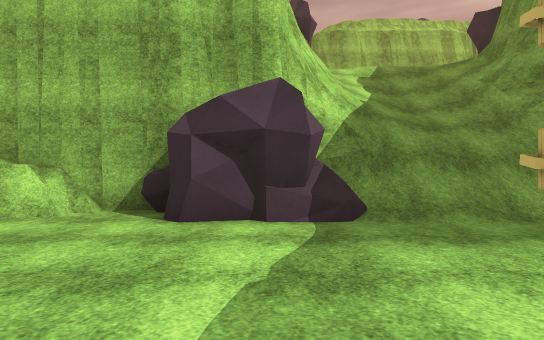
View 1 (above)

24 first-person views from a walk through a 3-D level made in the Unity game engine. The camera is 1.2 m above the floor, looks level and sees 70° across. The floor is counted in squares, 2 m on a side. Each view is taken from the middle of a square. On the plan, view 1 faces up. The plan holds only what a view shows up to about 11 squares ahead; the rest is blank. The place goes on beyond the plan. The player is left out. Some surface patterns are stand-ins.

View 2
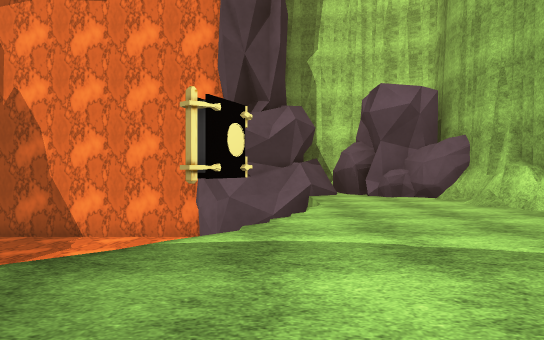

View 3
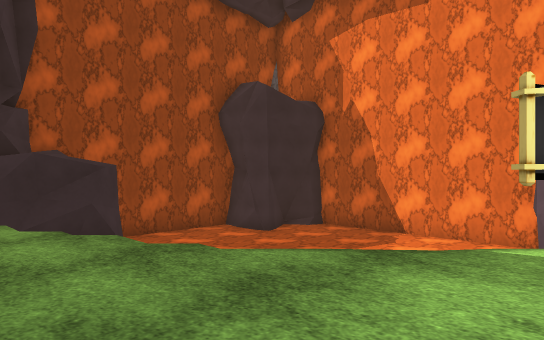

View 4
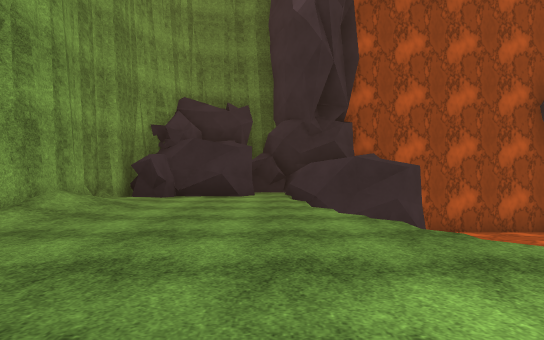

View 5
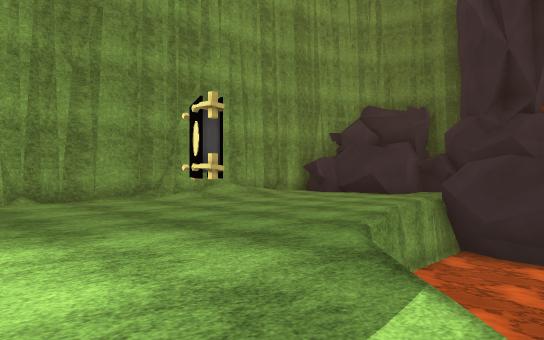

View 6
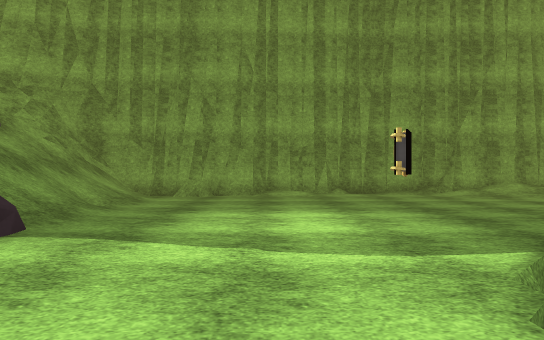

View 7
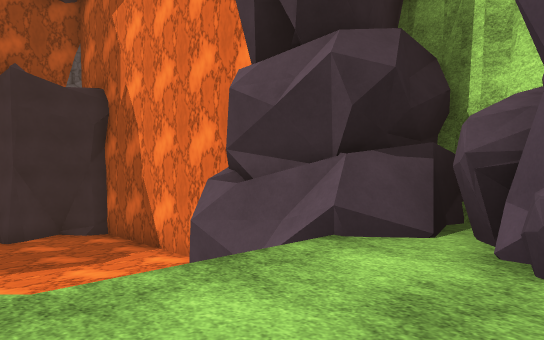

View 8
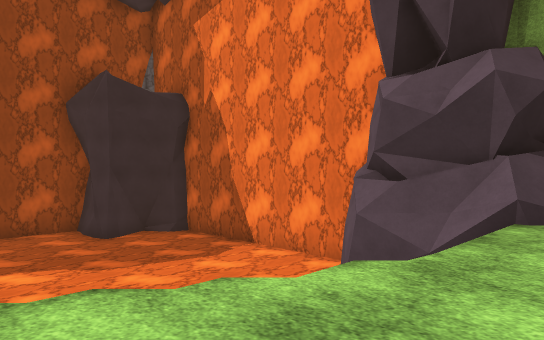

View 9
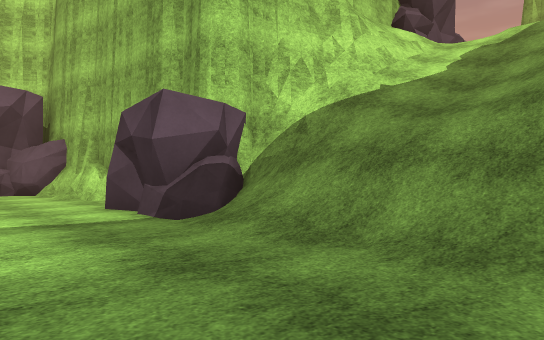

View 10
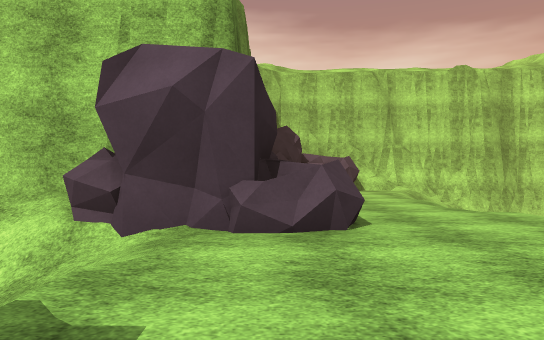

View 11
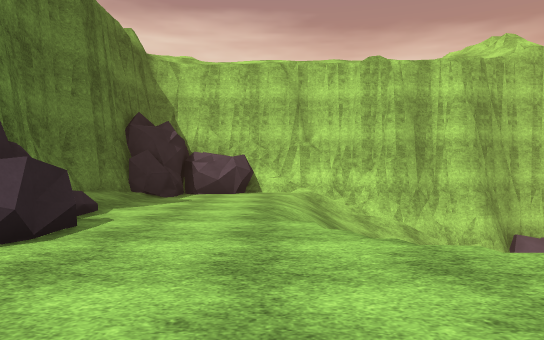

View 12
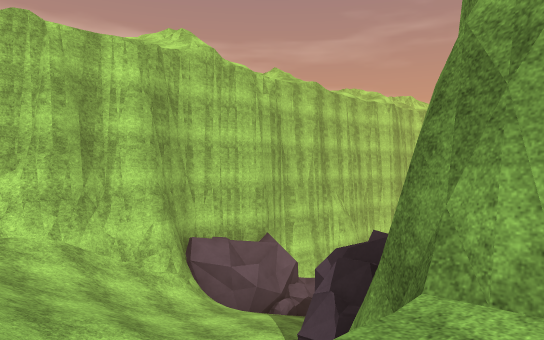

View 13
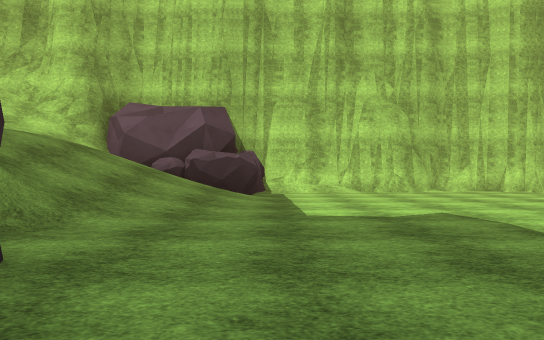

View 14
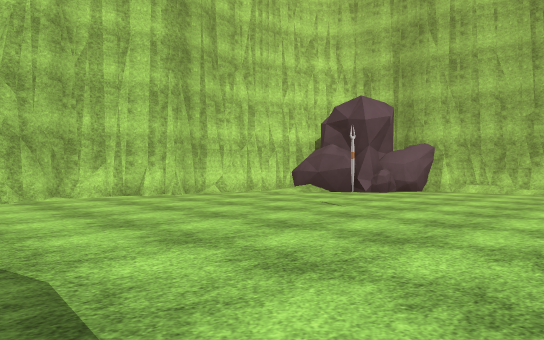

View 15
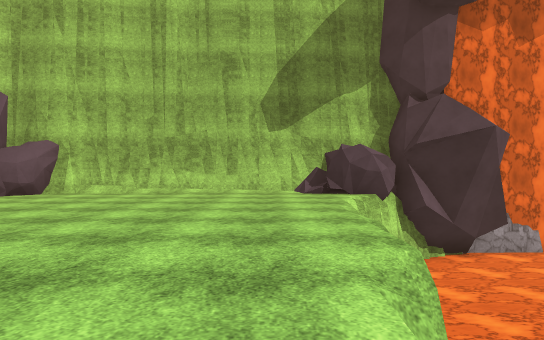

View 16
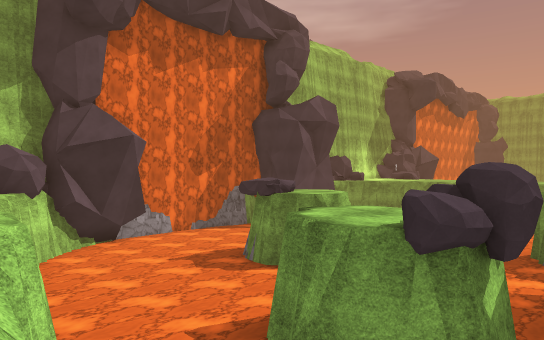

View 17
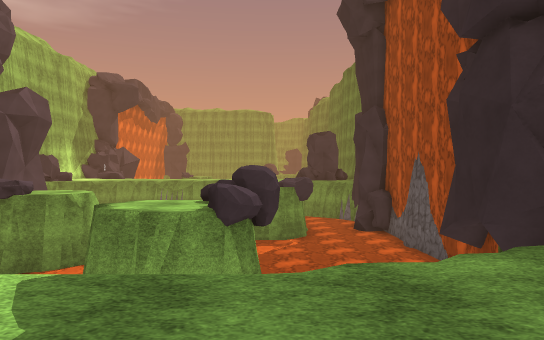

View 18
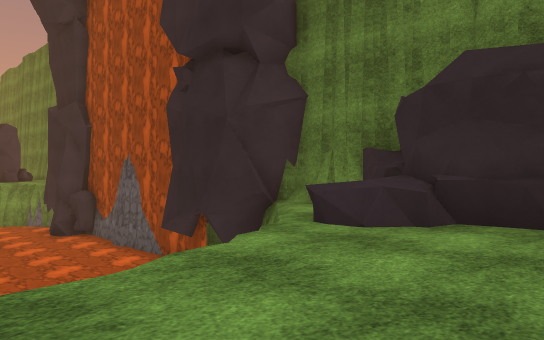

View 19
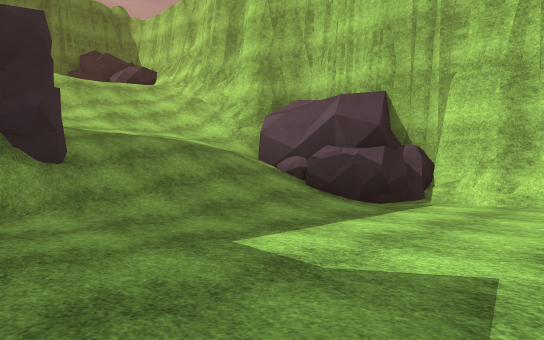

View 20
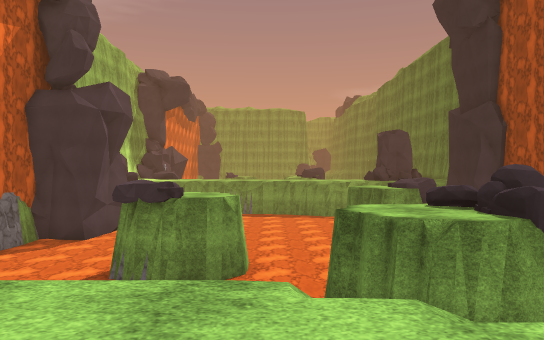

View 21
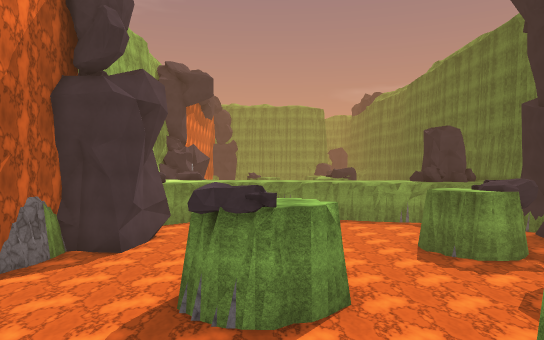

View 22
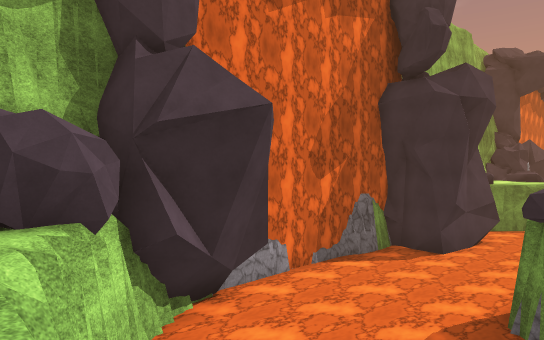

View 23
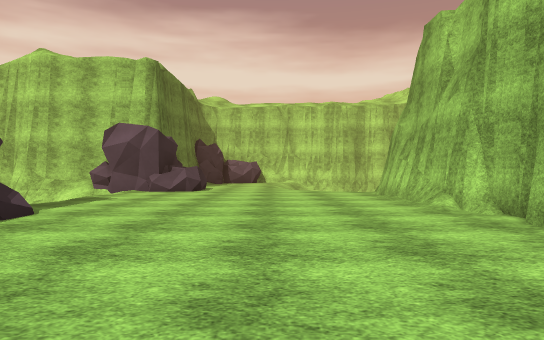

View 24
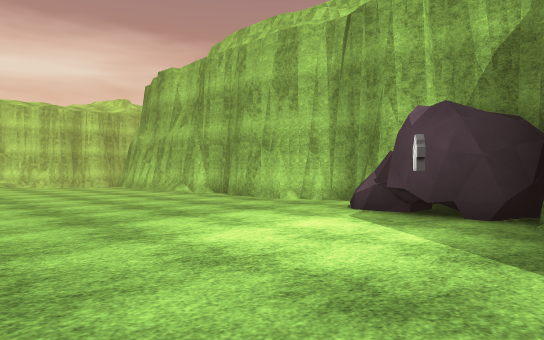

### Floor plan
Key: @ floor where view 1 was taken; # wall or solid block; . main floor; : floor 1.75 m higher than the main floor; + floor 7.5 m higher than the main floor; / step, stairs or slope; ≈ lava the walk keeps out of; v drop or lower ground; B books; O other object.
Columns run from 8 left of view 1 to 16 right of it. Each row starts with its distance up from view 1.
 42                   ##
 41       #######OO# ##≈≈###
 40      ##/////OOO###≈≈≈≈≈#
 39     OO.......O≈≈≈≈≈≈≈≈≈##
 38   OOO........≈≈≈≈≈≈≈≈≈≈≈≈
 37  ##/.........≈≈≈≈≈≈≈≈≈≈≈
 36  #/..........≈≈≈≈≈O
 35  #/..........≈≈≈≈≈OO.
 34  #/..........≈≈≈≈≈≈.≈≈
 33  #...........≈≈≈≈≈≈≈≈≈≈≈
 32  #..........≈ ≈≈≈≈≈≈≈≈≈≈
 31  #..........≈ ≈..≈≈≈≈≈≈≈≈
 30  #..........≈ ≈OOO≈≈≈≈≈≈
 29  #..........≈  OO≈≈≈≈≈≈.
 28  #..........≈     ≈≈≈≈≈v
 27  #...........     ≈≈≈≈v
 26  OOO///....OO≈ ≈≈≈≈≈≈≈
 25  OOO/////.OOO ## O≈≈≈
 24  OOO////# O O###  ###
 23  OO////:#
 22  ##////O
 21  #/////OO
 20  #///// O#    ######
 19  #///// /######+##++OOO
 18  #////   /++++++++++OO#
 17  #///// /++++++++++++O+
 16  #++////+++++++++++++++
 15  #O+++++++++++++++++++++
 14  #O+++++OO++++++++++++++
 13  OOO#//OOO+++++/+   ++++
 12     ####OO/+++/OOO
 11        ##O////#O
 10         ##////#
  9         ##////#
  8         ##///##
  7         #////##
  6      ##O##////#
  5  O O##.OOO////#
  4  OO...........#
  3 OOO...........##
  2 OOO.........../#
  1  OO  ≈≈..B..../#
  0  OO    ≈@......#
 -1 OO≈     ≈......#
 -2 ≈≈≈≈≈    ≈..../#
 -3 ≈≈≈≈≈≈≈ ≈≈..../#
 -4 ≈≈≈≈≈≈≈ ≈≈≈.../#
 -5 ≈≈≈≈≈≈≈ ≈≈≈.../#
 -6 ≈≈≈≈≈≈  ≈≈≈....#
 -7 ##≈≈≈≈≈ OOO.OOO
 -8  ###≈≈≈ OOO.OOO
 -9     ≈≈≈≈OO OOOO
-10          O

Where each view was taken, in squares from view 1:
view 1: 0 up, 0 right, facing up
view 2: 1 up, 3 right, facing left
view 3: 1 up, 3 right, facing down-left
view 4: 2 up, 3 right, facing down
view 5: 2 up, 1 left, facing down-right
view 6: 2 up, 3 left, facing right
view 7: 4 up, 3 left, facing down-left
view 8: 3 up, 1 left, facing down-left
view 9: 2 up, 5 right, facing up-left
view 10: 13 up, 5 right, facing left
view 11: 16 up, 4 right, facing left
view 12: 17 up, 2 right, facing up-left
view 13: 27 up, 4 right, facing left
view 14: 29 up, 2 right, facing up-left
view 15: 30 up, 3 right, facing up
view 16: 28 up, 3 right, facing up-right
view 17: 29 up, 1 right, facing right
view 18: 30 up, 1 right, facing down-right
view 19: 30 up, 1 right, facing down-left
view 20: 33 up, 2 right, facing right
view 21: 35 up, 4 right, facing right
view 22: 35 up, 4 right, facing up-right
view 23: 16 up, 12 right, facing left
view 24: 13 up, 15 right, facing up-left
